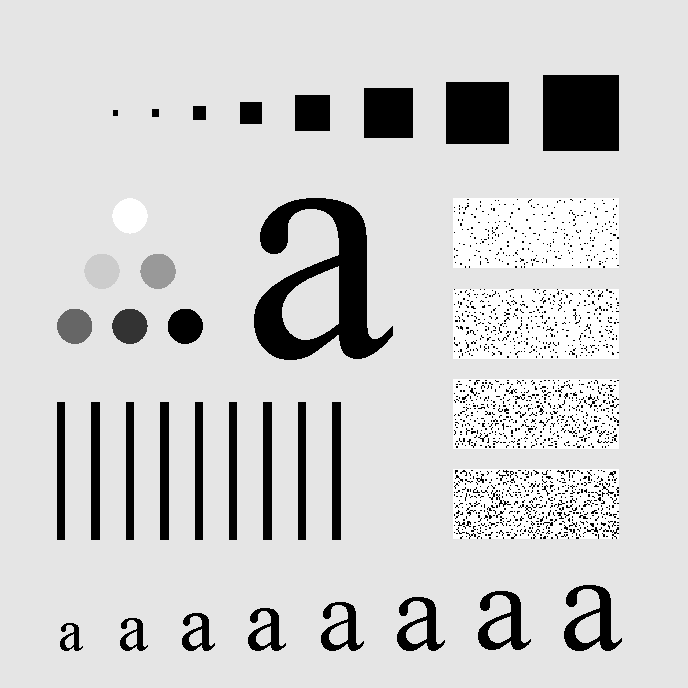
#> input picture character.tif, 688 x 688 px
$ jupyter execute Q4_Butterworth_Gaussian_Idel_Edge_Detection.ipynb
#> lines starting #> are read from the running program, lines starting #| are printed output that depends on the picture; after the words box and inside, x2 and y2 are one past the last pixel; in counts of white or black regions, pixels touching at a corner belong together
#> further down, img is the input picture: shape (688, 688); min 0, max 255, mean 207.3
# Import Necessary Modules

[cell 1]
import matplotlib.pyplot as plt
import numpy as np
import cv2

# Function to add Gaussian Noise

[cell 2]
def add_gaussian_noise(image, mean=0, stddev=50): # mean (μ) = mean, standard deviation (σ) = stddev
#> called with mean = 0, stddev = 75
    noise = np.random.normal(mean, stddev, image.shape)
    noise_image = image.astype(np.float32) + noise
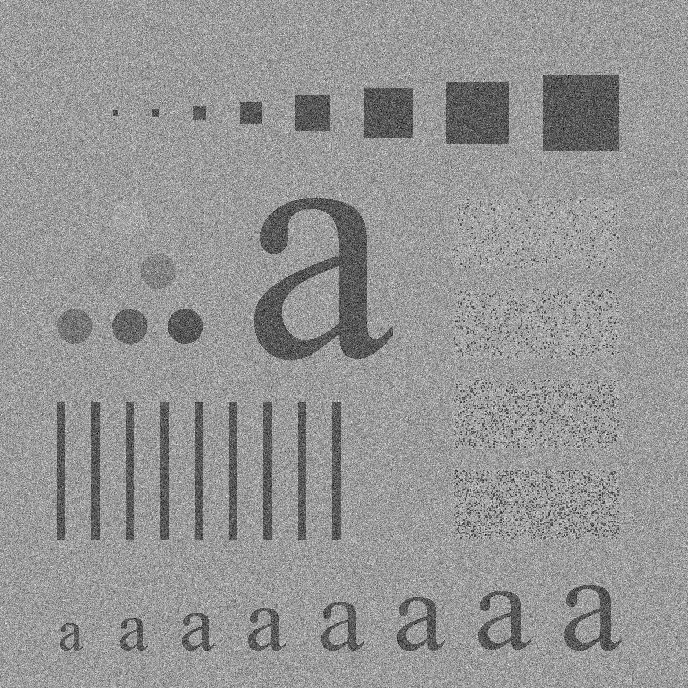
#> noise_image: shape (688, 688) float64; min -296.7, max 564, mean 207.5; drawn with min black and max white
    noise_image = np.clip(noise_image, 0, 255).astype(np.uint8)
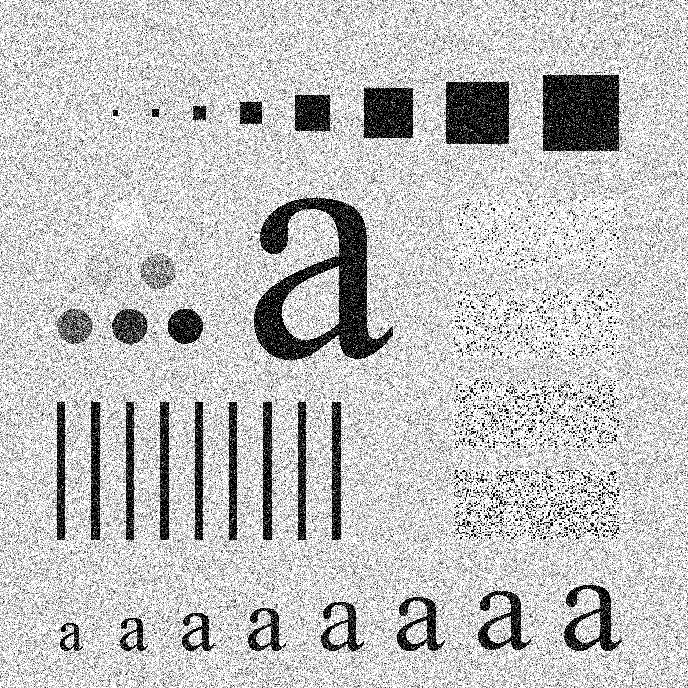
#> noise_image: shape (688, 688); min 0, max 255, mean 192.6
    return noise_image, noise

# Take grayscale image of size 512x512, add some Gaussian noise and perform the following operations in frequency domain

[cell 3]
img = cv2.imread('character.tif', cv2.IMREAD_GRAYSCALE)

noise_image, noise = add_gaussian_noise(img, 0, 75)
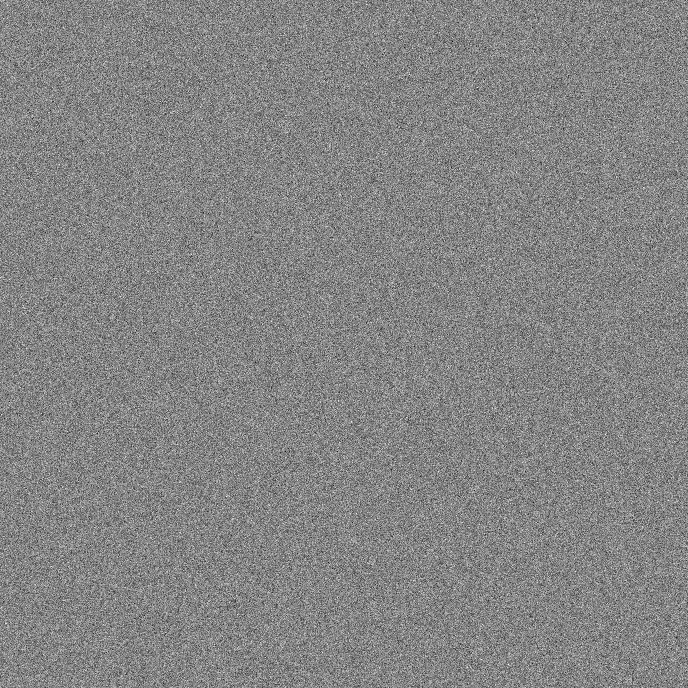
#> noise: shape (688, 688) float64; min -363.9, max 335, mean 0.2; drawn with min black and max white

plt.figure(figsize=(14, 4))

plt.subplot(1, 4, 1)
plt.imshow(img, cmap="gray")
plt.title("Original Image")
plt.axis("off")

plt.subplot(1, 4, 2)
plt.imshow(noise, cmap="gray")
plt.title("Gaussian Noise")
plt.axis("off")

plt.subplot(1, 4, 3)
plt.hist(noise.ravel(), bins=50, color='gray', edgecolor='black')
plt.title("Histogram of Gaussian Noise")
plt.xlabel("Noise Intensity")
plt.ylabel("Frequency")

plt.subplot(1, 4, 4)
plt.imshow(noise_image, cmap="gray")
plt.title("Image with Gaussian Noise")
plt.axis("off")

plt.tight_layout()
plt.show()
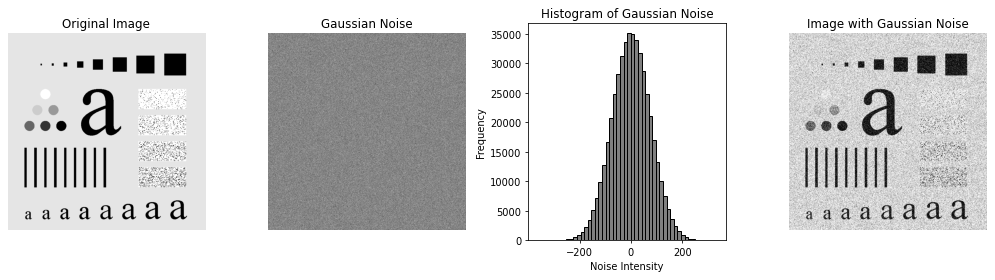
#> figure drawn by matplotlib, 4 panels; panel 3: tallest bar 35116 high, from x = -14.46 to -0.478

**Butterworth Filter:**
$\qquad H(u, v) = \frac{1}{1 + \left[ \frac{D(u, v)}{D_0} \right]^{2n}}$

**Gaussian Filter:**
$\qquad H(u, v) = e^{-\frac{D^2(u, v)}{2D_0^2}}$

**Where:**
$\qquad D(u, v) = \sqrt{\left(u - \frac{M}{2}\right)^2 + \left(v - \frac{N}{2}\right)^2}$

[cell 4]
def butterworth_filter(image, D0, n):
  image_fft = np.fft.fftshift(np.fft.fft2(image))
  M, N = image.shape
  butterworth_filter = np.zeros((M, N), dtype=np.float64)

  for u in range(M):
    for v in range(N):
      D = np.sqrt((u - M // 2) ** 2 + (v - N // 2) ** 2)
      butterworth_filter[u, v] = 1 / (1 + (D / D0) ** (2 * n))

  filtered_image = image_fft * butterworth_filter
  filtered_image = np.fft.ifft2(np.fft.ifftshift(filtered_image))
  filtered_image = np.abs(filtered_image)
  return filtered_image

[cell 5]
def gaussian_filter(image, D0):
#> called with D0 = 25
    image_fft = np.fft.fftshift(np.fft.fft2(image))
    M, N = image.shape
#> M = 688; N = 688
    gaussian_filter = np.zeros((M, N), dtype=np.float32)

    for u in range(M):
        for v in range(N):
            D = np.sqrt((u - M // 2) ** 2 + (v - N // 2) ** 2)
            gaussian_filter[u, v] = np.exp(-(D ** 2) / (2 * (D0 ** 2)))
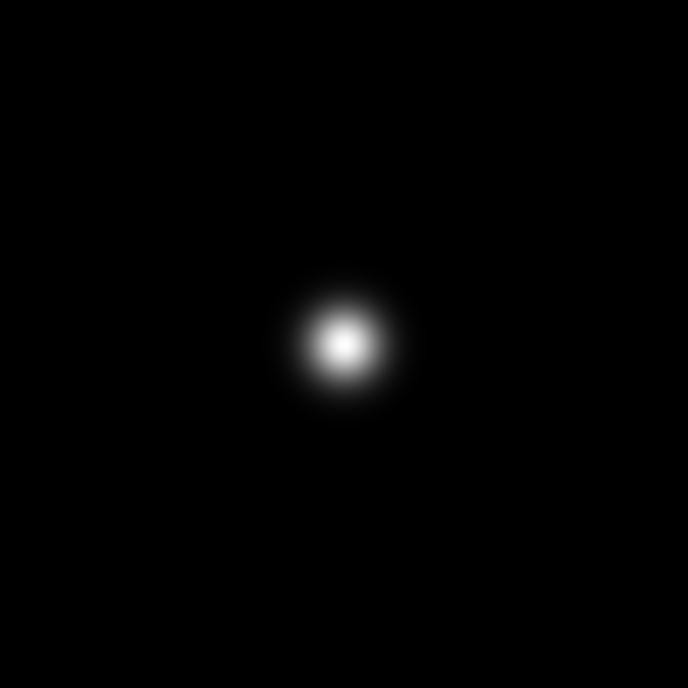
#> gaussian_filter: shape (688, 688) float32; min 0, max 1, mean 0.0083

    filtered_fft = image_fft * gaussian_filter
    filtered_image = np.fft.ifft2(np.fft.ifftshift(filtered_fft))
    filtered_image = np.abs(filtered_image)
    return filtered_image

# (a) Apply 4th order Butterworth and Gaussian low pass filter to analyze their performance quantitatively

[cell 6]
gaussian_filtered_image = gaussian_filter(noise_image, 25)
butterworth_filtered_image = butterworth_filter(noise_image, 25, 4)

plt.figure(figsize=(10, 6))

plt.subplot(1, 4, 1)
plt.imshow(img, cmap="gray")
plt.title("Original Image")
plt.axis("off")

plt.subplot(1, 4, 2)
plt.imshow(noise_image, cmap="gray")
plt.title("Noisy Image")
plt.axis("off")

plt.subplot(1, 4, 3)
plt.imshow(gaussian_filtered_image, cmap="gray")
plt.title("Gaussian Filtered Image")
plt.axis("off")

plt.subplot(1, 4, 4)
plt.imshow(butterworth_filtered_image, cmap="gray")
plt.title("Butterworth Filtered Image")
plt.axis("off")

plt.tight_layout()
plt.show()

# Ideal Low Pass Filter Function

**Ideal Low-Pass Filter (ILPF) in Frequency Domain:**

$\qquad H(u, v) = \begin{cases}
    1 & \text{if } D(u, v) \le D_0 \\
    0 & \text{if } D(u, v) > D_0
\end{cases}$

### **Where:**

- $H(u, v)$ is the **transfer function** of the ideal low-pass filter in the frequency domain at frequency coordinates $(u, v)$.

- $D(u, v)$ is the **distance from the center** of the frequency domain to the point $(u, v)$. It is typically calculated as:

  $$
  D(u, v) = \sqrt{\left(u - \frac{M}{2}\right)^2 + \left(v - \frac{N}{2}\right)^2}
  $$

  where $M \times N$ is the size of the image.

- $D_0$ is the **cutoff frequency**, which determines the radius of the circle in the frequency domain that passes frequencies without attenuation. Frequencies outside this circle are completely attenuated.

[cell 7]
def ideal_low_pass_filter(image, D0):
    image_fft = np.fft.fftshift(np.fft.fft2(image))
    M, N = image.shape
    ideal_filter = np.zeros((M, N), dtype=np.float32)
    for u in range(M):
        for v in range(N):
            D = np.sqrt((u - M // 2) ** 2 + (v - N // 2) ** 2)
            if D <= D0:
                ideal_filter[u, v] = 1
            else:
                ideal_filter[u, v] = 0

    filtered_fft = image_fft * ideal_filter
    filtered_image = np.fft.ifft2(np.fft.ifftshift(filtered_fft))
    filtered_image = np.abs(filtered_image)
    return filtered_image

# (b) Observe the ringing effect of ideal low pass filter on the image. Use different radius (D0) of ideal low pass filter and display their results

[cell 8]
plt.figure(figsize=(8, 6))

for i in range (1, 7):
  filtered_image = ideal_low_pass_filter(noise_image, i*5)
  plt.subplot(2, 3, i)
  plt.imshow(filtered_image, cmap="gray")
  plt.title(f"D0 = {i*5}")
  plt.axis("off")
#> this loop made 6 passes
#> pass 1, in ideal_low_pass_filter, `filtered_image = np.abs(filtered_image)`:
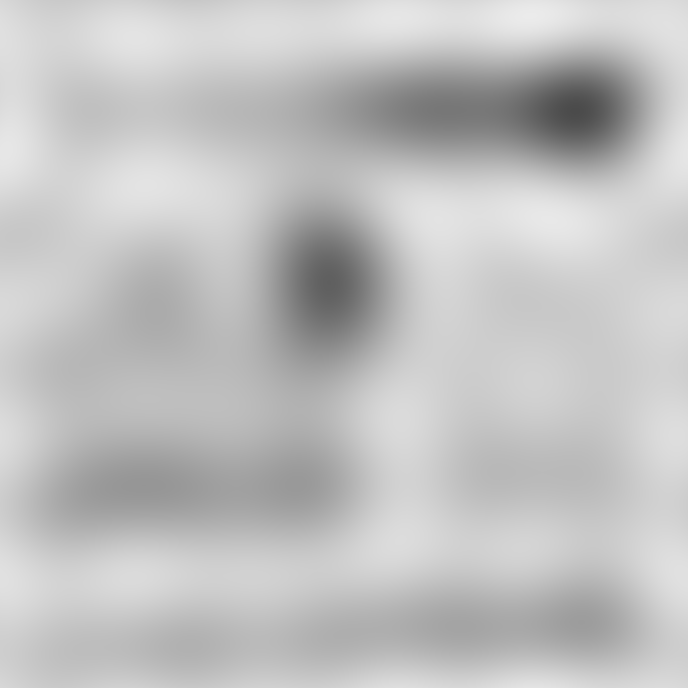
#> filtered_image: shape (688, 688) float64; min 75.53, max 235.3, mean 192.6

plt.tight_layout()
plt.show()
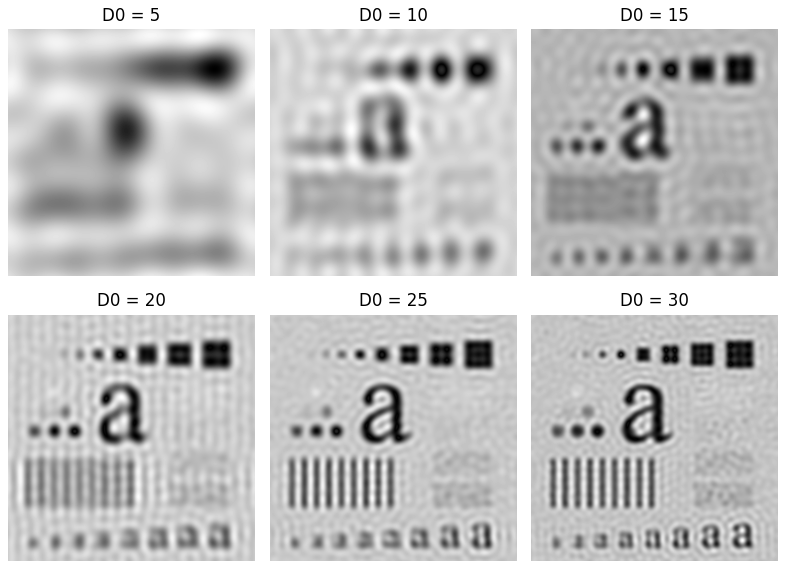
#> figure drawn by matplotlib, 6 panels

# Ideal highpass filter

[cell 9]
def ideal_high_pass_filter(image, D0):
#> called with D0 = 30
    image_fft = np.fft.fftshift(np.fft.fft2(image))
    M, N = image.shape
#> M = 688; N = 688
    ideal_filter = np.zeros((M, N), dtype=np.float32)
    for u in range(M):
        for v in range(N):
            D = np.sqrt((u - M // 2) ** 2 + (v - N // 2) ** 2)
            if D > D0:
                ideal_filter[u, v] = 1
            else:
                ideal_filter[u, v] = 0
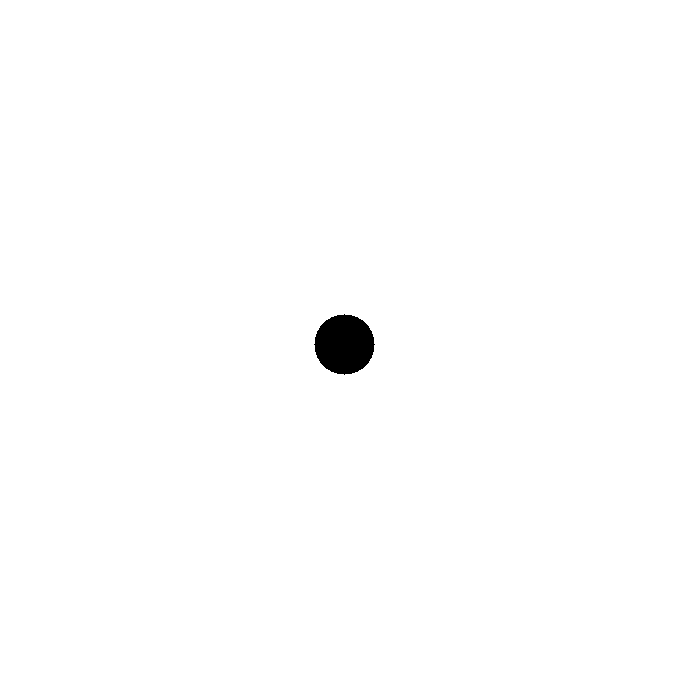
#> ideal_filter: shape (688, 688) float32; values 0 (black) and 1 (white), 99.4% white; 1 black region, box (x1, y1, x2, y2) and area: (314, 314, 375, 375) 2821

    filtered_fft = image_fft * ideal_filter
    filtered_image = np.fft.ifft2(np.fft.ifftshift(filtered_fft))
    filtered_image = np.abs(filtered_image)
    return filtered_image

# Gaussian highpass filter

[cell 10]
def gaussian_high_pass_filter(image, D0):
#> called with D0 = 30
    image_fft = np.fft.fftshift(np.fft.fft2(image))
    M, N = image.shape
#> M = 688; N = 688
    gaussian_filter = np.zeros((M, N), dtype=np.float32)

    for u in range(M):
      for v in range(N):
        D = np.sqrt((u - M // 2) ** 2 + (v - N // 2) ** 2)
        gaussian_filter[u, v] = 1 - np.exp(-(D ** 2) / (2 * (D0 ** 2)))
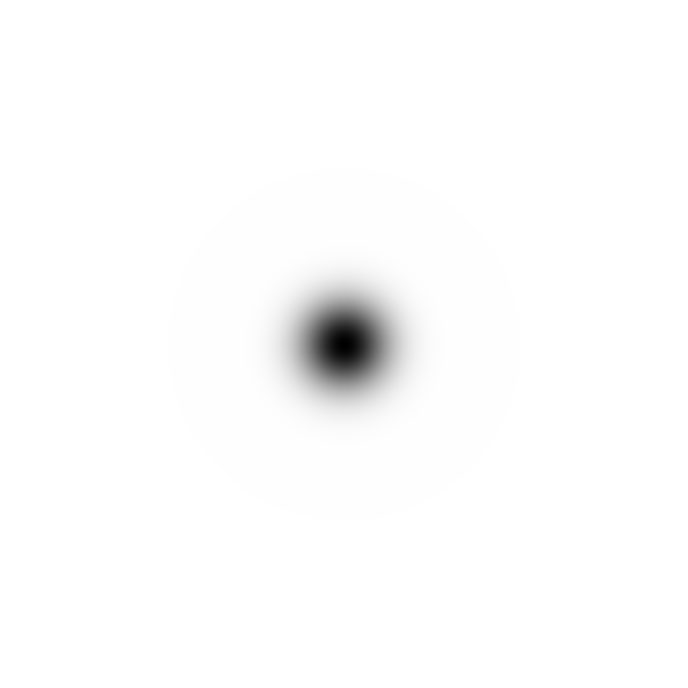
#> gaussian_filter: shape (688, 688) float32; min 0, max 1, mean 0.988

    filtered_fft = image_fft * gaussian_filter
    filtered_image = np.fft.ifft2(np.fft.ifftshift(filtered_fft))
    filtered_image = np.abs(filtered_image)
    return filtered_image

# Butterworth highpass filter

[cell 11]
def butterworth_high_pass_filter(image, D0, n):
#> called with D0 = 30, n = 4
    image_fft = np.fft.fftshift(np.fft.fft2(image))
    M, N = image.shape
#> M = 688; N = 688
    butterworth_filter = np.zeros((M, N), dtype=np.float64)

    for u in range(M):
        for v in range(N):
            D = np.sqrt((u - M // 2) ** 2 + (v - N // 2) ** 2)
            if D == 0: # Skip division by 0, block DC component
                butterworth_filter[u, v] = 0
            else:
                butterworth_filter[u, v] = 1 / (1 + (D0 / D) ** (2 * n))

    filtered_image = image_fft * butterworth_filter
    filtered_image = np.fft.ifft2(np.fft.ifftshift(filtered_image))
    filtered_image = np.abs(filtered_image)
    return filtered_image

# (c) Perform edge detection of given the noise and clean image using ideal and Gaussian high pass filters.

[cell 12]
# Edge detection of clean image
ideal_edge_clean = ideal_high_pass_filter(img, 30)
gaussian_edge_clean = gaussian_high_pass_filter(img, 30)
butterworth_edge_clean = butterworth_high_pass_filter(img, 30, 4)

# Edge detection of noisy image
ideal_edge_noise = ideal_high_pass_filter(noise_image, 30)
#> call 2 of ideal_high_pass_filter, with D0 = 30
#> in ideal_high_pass_filter (call 2), `filtered_image = np.abs(filtered_image)`:
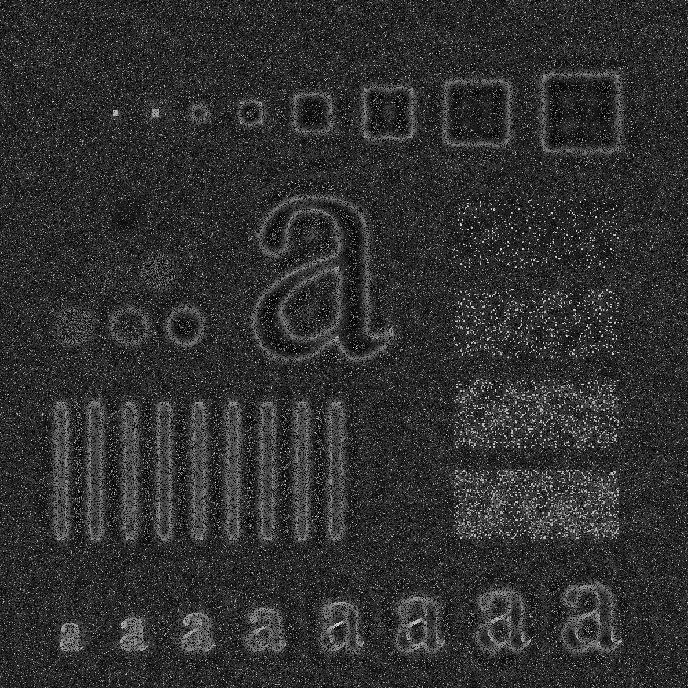
#> filtered_image: shape (688, 688) float64; min 0.000168, max 249.8, mean 48.5
gaussian_edge_noise = gaussian_high_pass_filter(noise_image, 30)
butterworth_edge_noise = butterworth_high_pass_filter(noise_image, 30, 4)

plt.figure(figsize=(10, 8))

plt.subplot(2, 3, 1)
plt.imshow(ideal_edge_clean, cmap="gray")
plt.title("Ideal Edge Detection of\nClean Image")
plt.axis("off")

plt.subplot(2, 3, 2)
plt.imshow(gaussian_edge_clean, cmap="gray")
plt.title("Gaussian Edge Detection of\nClean Image")
plt.axis("off")

plt.subplot(2, 3, 3)
plt.imshow(butterworth_edge_clean, cmap="gray")
plt.title("Butterworth Edge Detection of\nClean Image")
plt.axis("off")

plt.subplot(2, 3, 4)
plt.imshow(ideal_edge_noise, cmap="gray")
plt.title("Ideal Edge Detection of\nNoisy Image")
plt.axis("off")

plt.subplot(2, 3, 5)
plt.imshow(gaussian_edge_noise, cmap="gray")
plt.title("Gaussian Edge Detection of\nNoisy Image")
plt.axis("off")

plt.subplot(2, 3, 6)
plt.imshow(butterworth_edge_noise, cmap="gray")
plt.title("Butterworth Edge Detection of\nNoisy Image")
plt.axis("off")

plt.tight_layout()
plt.show()
